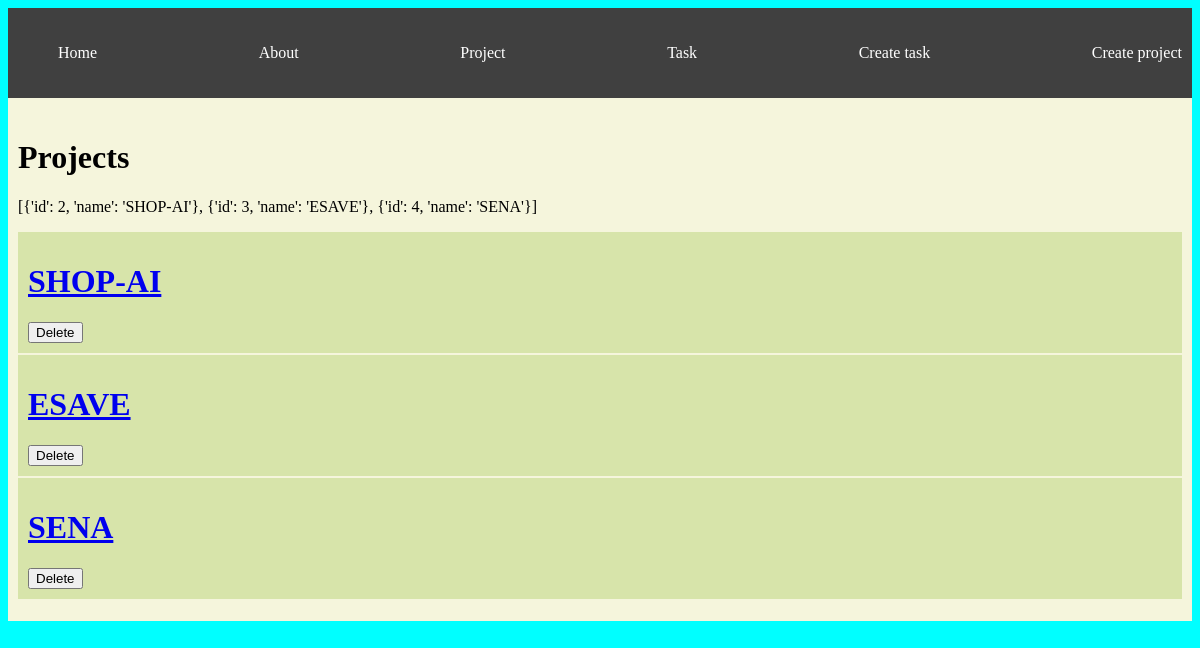
The page /projects/ on the database as committed earlier.
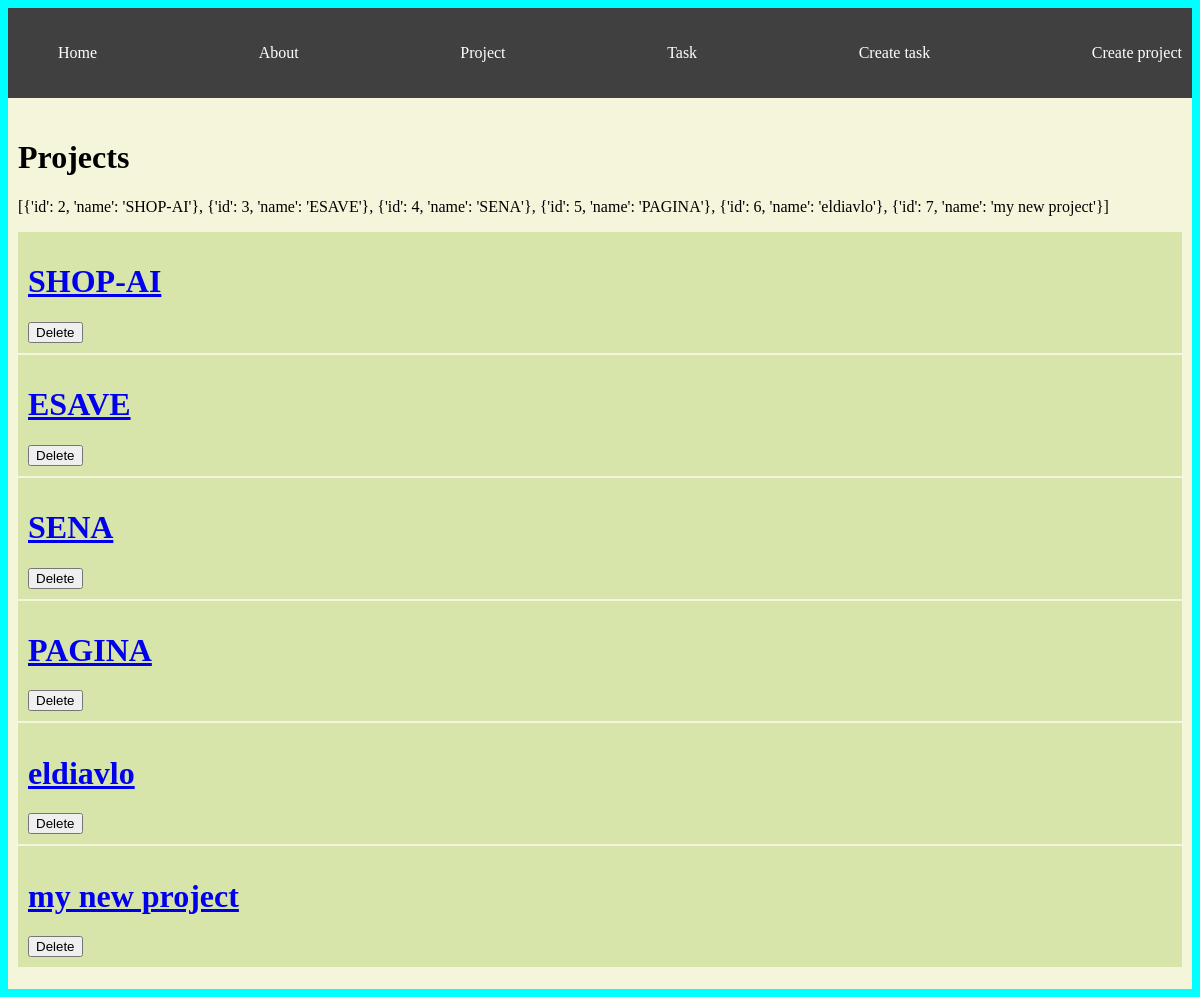
The same page on the database as committed later.
### myapp/models.py (models this page shows, shortened)
class Project(models.Model):
    name = models.CharField(max_length=200)

### myapp/views.py (the view)
# urls.py: path('projects/', views.projects, name="projects"),
def projects(request):
    projects = list(Project.objects.values())
    return render(request, 'projects/projects.html', {
        'projects': projects
    })

### myapp/templates/projects/projects.html
{% extends 'layouts/base.html' %}
{% block content %}
<h1>Projects</h1>
<p>{{projects}}</p>
{% for project in projects %}
<div class="card">
    <a href="{% url 'project_detail' project.id %}"><h1>{{project.name}}</h1></a>
<button>Delete</button>
</div>
{% endfor %}
{% endblock %}

### myapp/templates/layouts/base.html (shortened to what this page needs)
{% load static %}
<!DOCTYPE html>
<html lang="en">
<head>
    <link rel="stylesheet" href="{% static 'css/main.css' %}">
</head>
<body>
    <nav class="navbar">
        <ul>
            <li>
                <a href="{% url 'index' %}">Home</a>
            </li>
            <li>
                <a href="{% url 'about' %}">About</a>
            </li>
            <li>
                <a href="{% url 'projects' %}">Project</a>
            </li>
            <li>
                <a href="{% url 'tasks' %}">Task</a>
            </li>
            <li>
                <a href="{% url 'create_task' %}">Create task</a>
            </li>
            <li>
                <a href="{% url 'create_project' %}">Create project</a>
            </li>
        </ul>
    </nav>
    <main class="container">
        {% block content %}
        {% endblock %}
    </main>
</body>
</html>

### myapp/static/css/main.css (style rules this page uses)
body { background-color: aqua; color: aliceblue; }
.navbar { background: #404040; padding: 20px 10px; }
.navbar ul { display: flex; justify-content: space-between; }
.navbar ul li { list-style: none; }
.navbar ul, li a { color: white; text-decoration: none; }
.container { max-width: 1250px; background-color: beige; margin: auto; padding: 20px 10px; color: black; }
.card { background: rgb(215, 228, 170); padding: 10px; margin-bottom: 2px; }

Rows that differ between the two databases and show on the page:
added Project: name "PAGINA"
added Project: name "eldiavlo"
added Project: name "my new project"
Other text that changed with them:
{{ projects }}: "[{'id': 2, 'name': 'SHOP-AI'}, {'id': 3, 'name': 'ESAVE'}, {'id': 4, 'name': 'SENA'}]" → "…'ESAVE'}, {'id': 4, 'name': 'SENA'}, {'id': 5, 'name': 'PAGINA'}, {'id': 6, 'name': 'eldiavlo'}, {'id': 7, 'name': 'my new project'}]"
